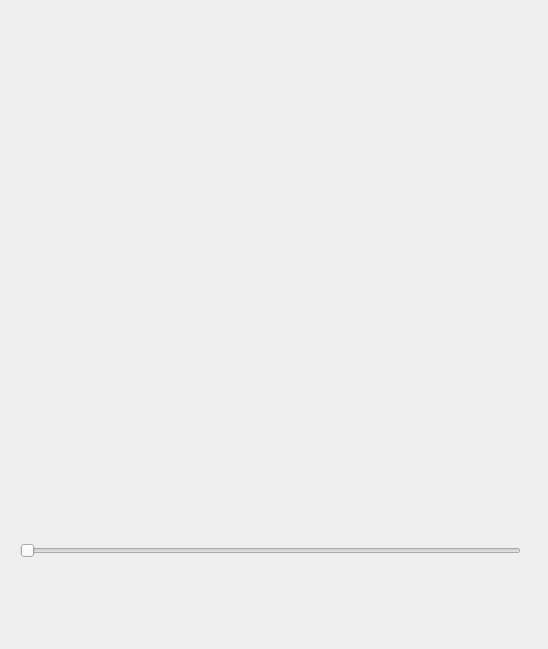
<?xml version="1.0" encoding="UTF-8"?>
<ui version="4.0">
 <class>ViewDicom2d</class>
 <widget class="QMainWindow" name="ViewDicom2d">
  <property name="geometry">
   <rect>
    <x>0</x>
    <y>0</y>
    <width>548</width>
    <height>649</height>
   </rect>
  </property>
  <property name="windowTitle">
   <string>ViewDicom2d</string>
  </property>
  <widget class="QWidget" name="centralWidget">
   <widget class="QLabel" name="image">
    <property name="geometry">
     <rect>
      <x>20</x>
      <y>20</y>
      <width>47</width>
      <height>13</height>
     </rect>
    </property>
    <property name="text">
     <string/>
    </property>
   </widget>
   <widget class="QSlider" name="horizontalSlider">
    <property name="geometry">
     <rect>
      <x>20</x>
      <y>540</y>
      <width>501</width>
      <height>22</height>
     </rect>
    </property>
    <property name="orientation">
     <enum>Qt::Horizontal</enum>
    </property>
   </widget>
  </widget>
 </widget>
 <layoutdefault spacing="6" margin="11"/>
 <resources/>
 <connections/>
</ui>
